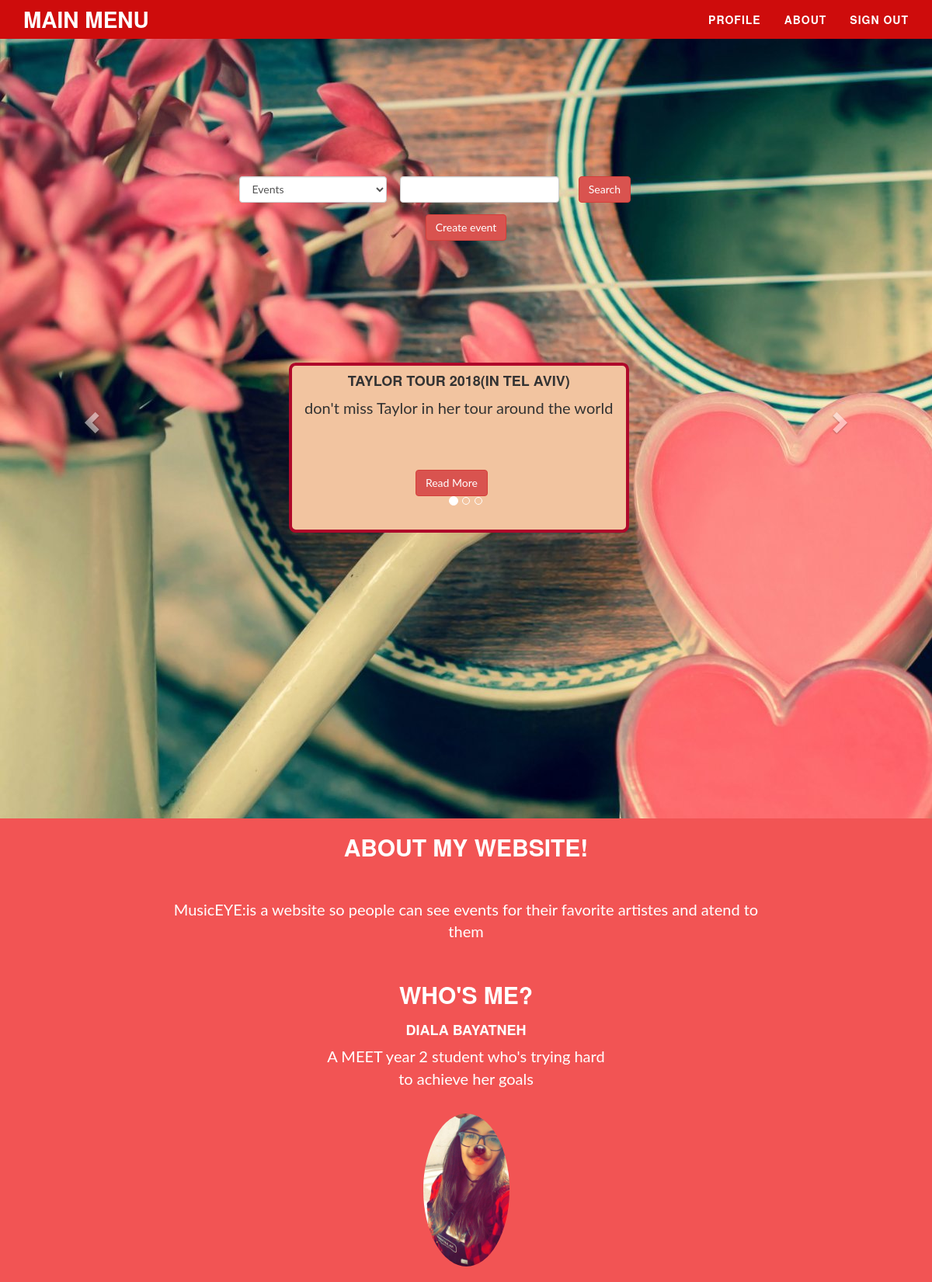
The page /main (signed in) on the database its author committed.
### database_setup.py (models this page shows)
class Event(Base):
	__tablename__ = 'event'
	id = Column(Integer, primary_key=True)
	title = Column(String(60))
	date = Column(Date)
	description = Column(String(300))
	location = Column(String(60))
	owner_id = Column(Integer, ForeignKey("person.id"))
	owner = relationship("Person")

### web_app.py (the view)
@app.route('/main')
def main():
	user = dbsession.query(Person).filter_by(id = session['user_id']).first()
	events = dbsession.query(Event).all()
	first_event = events.pop(0)
	events_len = len(events)
	return render_template('main_page.html', user=user, first_event = first_event, events=events, events_len=events_len)

### templates/main_page.html (shortened to what this page needs)
<!DOCTYPE html>
<html>
<head>
	<link href="{{ url_for('static', filename='vendor/bootstrap/css/bootstrap.min.css') }}" rel="stylesheet">
    <link href="{{ url_for('static', filename='css/freelancer.min.css') }}" rel="stylesheet">
    <link href="{{ url_for('static', filename='vendor/font-awesome/css/font-awesome.min.css') }}" rel="stylesheet" type="text/css">
    <link href="{{ url_for('static', filename='fonts/Montserrat:400,700') }}" rel="stylesheet" type="text/css">
    <link href="{{ url_for('static', filename='fonts/Lato:400,700,400italic,700italic') }}" rel="stylesheet" type="text/css">
	<link href="{{ url_for('static', filename='css/styles.css') }}" rel="stylesheet">
	<link href="{{ url_for('static', filename='js/main.js') }}" rel="stylesheet">
</head>
<body background="/static/img/bg7.jpg">
		<div id="navbar" style="margin-bottom: 3.9%;">
			<nav id="mainNav" class="navbar navbar-default navbar-fixed-top navbar-custom affix-top">
		        <div class="container">
		            <div class="navbar-header page-scroll">
		                <a class="navbar-brand" href="{{ url_for('main') }}">Main Menu</a>
		            </div>
		            <div class="collapse navbar-collapse" id="bs-example-navbar-collapse-1">
		                <ul class="nav navbar-nav navbar-right">
		                    <li class="page-scroll">
		                        <a href="{{ url_for('profile', user_id=user.id) }}">Profile</a>
		                    </li>
		                    <li class="page-scroll">
		                        <a href="#about">About</a>
		                    </li>
		                    <li class="page-scroll">
		                        <a href="{{ url_for('logout') }}">Sign Out</a>
		                    </li>
		                </ul>
		            </div>
		        </div>
		    </nav>
		</div>
		<div class="container-fuid" style="margin-bottom: 26.25em;">
			<br>
			<br>
<br>
			<br><br>
			<br>
			<form action="{{ url_for('results_page') }}" class='form-horizontal' role="form" name="Search" style="margin-top: 5%">
				<div class="row">
					<div class="col-md-3"></div>
					<div class="col-md-2" style="margin-right: 1.25em; padding-right: 0px;">
						<select name="searchtype" class="form-control">
							<option value="Events">Events</option>
						</select>
					</div>
					<div class="col-md-2">
						<div class="form-group">
							<input type="text" name="search" class="form-control" id="search">
						</div>
					</div>
					<div class="col-md-1" style="margin-left: 1px;">
						<input type="submit" value="Search" class="btn btn-danger" style="margin-left: 0.625em;" onclick="return CheckEmpty()">
					</div>
					<div class="col-md-3"></div>
				</div>
			</form>
			<a href="{{url_for('create_event')}}" class="btn btn-danger">Create event</a>
		<br>
			<br><br>
			<br>
		<div class="container" style='margin-top: 0px;'>
			<br>
			<div id="myCarousel" class="carousel slide" data-ride="carousel" style="margin-top: 0px;">
				<ol class="carousel-indicators">
					<li data-target="#myCarousel" data-slide-to="0" class="active"></li>
					{% for i in range(events_len) %}
					<li data-target="#myCarousel" data-slide-to="{{ i + 1 }}"></li>
					{% endfor %}
				</ol>
				<br>
				<br>
				<br>
				<div class="carousel-inner" role="listbox" style="margin-top: 1.25em;">
					<div class="item active">
						<div class="event" style="margin-left: 30%;">
							<h4>{{ first_event.title }}</h4>
							<p>{{ first_event.description }}</p>
							<a href="{{ url_for('event_page', event_id=first_event.id) }}" role="button" class="btn btn-danger" style="position: absolute; bottom: 1.875em; margin-bottom: 1.5em; left: 36.0625em;">Read More</a>
						</div>
					</div>
				</div>
				<a class="left carousel-control" href="#myCarousel" role="button" data-slide="prev">
					<span class="glyphicon glyphicon-chevron-left" aria-hidden="true"></span>
				</a>
				<a class="right carousel-control" href="#myCarousel" role="button" data-slide="next">
					<span class="glyphicon glyphicon-chevron-right" aria-hidden="true"></span>
				</a>
			</div>
		</div>
	</div>
	<header id="about">
		<div class='row'>
			<div class="col-md-2"></div>
			<div class="col-md-8">
				<h2>About my website!</h2>
				<br/>
				<br/>
				<p>MusicEYE:is a website so people can see events for their favorite artistes and atend to them</p>
				<br/>
				<h2>Who's Me?</h2>
			</div>
			<div class="col-md-2"></div>
		</div>
		<div class="container-fluid">
			<div class="row">
			<div class="col-md-4">
				</div>
				<div class="col-md-4">
					<h4 >Diala Bayatneh</h4>
					<p>A MEET year 2 student who's trying hard to achieve her goals</p>
					<img class="img-circle" alt="" src="{{ url_for('static', filename='img/diala-profile.jpg') }}" width="30%" height="30%">
				</div>
			</div>
		</div>
	</header>
</body>
</html>

### static/css/styles.css (style rules this page uses)
.carousel-control.left, .carousel-control.right { background-image: none; }
body { text-align: center; }
nav#mainNav { padding-bottom: 0px; padding-top: 0px; }
.event { width: 31.25em; height: 15.625em; background-color: #F2C4A0; border: 0.3125em solid #AF082A; border-radius: 0.625em; float: center; text-align: center; padding-bottom: 0px; margin-bottom: 0px; }

### rows shown on the page
Event: title "TAYLOR TOUR 2018(IN TEL AVIV)", description "don't miss Taylor in her tour around the world"
